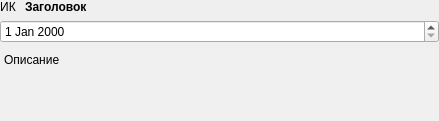
<?xml version="1.0" encoding="UTF-8"?>
<ui version="4.0">
 <class>FormDateWidget</class>
 <widget class="QWidget" name="FormDateWidget">
  <property name="geometry">
   <rect>
    <x>0</x>
    <y>0</y>
    <width>439</width>
    <height>121</height>
   </rect>
  </property>
  <property name="windowTitle">
   <string>Form</string>
  </property>
  <layout class="QVBoxLayout" name="verticalLayout">
   <property name="leftMargin">
    <number>0</number>
   </property>
   <property name="topMargin">
    <number>0</number>
   </property>
   <property name="rightMargin">
    <number>0</number>
   </property>
   <property name="bottomMargin">
    <number>0</number>
   </property>
   <item>
    <layout class="QHBoxLayout" name="hl" stretch="0,1">
     <property name="spacing">
      <number>9</number>
     </property>
     <item>
      <widget class="QLabel" name="label_typevariable">
       <property name="text">
        <string>ИК</string>
       </property>
       <property name="scaledContents">
        <bool>false</bool>
       </property>
       <property name="alignment">
        <set>Qt::AlignCenter</set>
       </property>
      </widget>
     </item>
     <item>
      <widget class="QLabel" name="title">
       <property name="minimumSize">
        <size>
         <width>0</width>
         <height>0</height>
        </size>
       </property>
       <property name="maximumSize">
        <size>
         <width>16777215</width>
         <height>16</height>
        </size>
       </property>
       <property name="styleSheet">
        <string notr="true">font-weight: bold;</string>
       </property>
       <property name="text">
        <string>&lt;html&gt;&lt;head/&gt;&lt;body&gt;&lt;p&gt;Заголовок&lt;/p&gt;&lt;/body&gt;&lt;/html&gt;</string>
       </property>
       <property name="textFormat">
        <enum>Qt::AutoText</enum>
       </property>
      </widget>
     </item>
    </layout>
   </item>
   <item>
    <widget class="QDateEdit" name="dateedit">
     <property name="timeSpec">
      <enum>Qt::UTC</enum>
     </property>
    </widget>
   </item>
   <item>
    <widget class="QTextBrowser" name="textbrowser">
     <property name="styleSheet">
      <string notr="true">background-color: #f0f0f0;
border: none</string>
     </property>
     <property name="horizontalScrollBarPolicy">
      <enum>Qt::ScrollBarAlwaysOff</enum>
     </property>
     <property name="html">
      <string>&lt;!DOCTYPE HTML PUBLIC &quot;-//W3C//DTD HTML 4.0//EN&quot; &quot;http://www.w3.org/TR/REC-html40/strict.dtd&quot;&gt;
&lt;html&gt;&lt;head&gt;&lt;meta name=&quot;qrichtext&quot; content=&quot;1&quot; /&gt;&lt;meta charset=&quot;utf-8&quot; /&gt;&lt;style type=&quot;text/css&quot;&gt;
p, li { white-space: pre-wrap; }
hr { height: 1px; border-width: 0; }
li.unchecked::marker { content: &quot;\2610&quot;; }
li.checked::marker { content: &quot;\2612&quot;; }
&lt;/style&gt;&lt;/head&gt;&lt;body style=&quot; font-family:'Segoe UI'; font-size:9pt; font-weight:400; font-style:normal;&quot;&gt;
&lt;p style=&quot; margin-top:0px; margin-bottom:0px; margin-left:0px; margin-right:0px; -qt-block-indent:0; text-indent:0px;&quot;&gt;Описание&lt;/p&gt;&lt;/body&gt;&lt;/html&gt;</string>
     </property>
    </widget>
   </item>
  </layout>
 </widget>
 <resources/>
 <connections/>
</ui>
